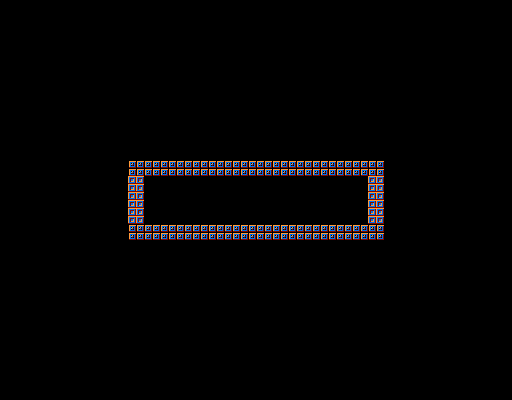

A level layout from a 2D game, rendered from its tile map. Below: a short description, then the map file with tile-grid data replaced by summaries:
An orthogonal 32x25 tile map with 16x16 px tiles, 1 tile layer (colision), 14 tilesets and 2 objects.

<map version="1.5" tiledversion="1.5.0" orientation="orthogonal" renderorder="right-down" width="32" height="25" tilewidth="16" tileheight="16" infinite="0" backgroundcolor="#000000" nextlayerid="5" nextobjectid="14">
 <tileset firstgid="1" name="Brinstar" tilewidth="16" tileheight="16" tilecount="100" columns="10">
  <image source="../images/Brinstar.png" width="160" height="160" />
  <tile id="22">
   <properties>
    <property name="Class" value="Door" />
   </properties>
  </tile>
  <tile id="23">
   <properties>
    <property name="Class" value="Door" />
   </properties>
  </tile>
  <tile id="32">
   <properties>
    <property name="Class" value="Door" />
   </properties>
  </tile>
  <tile id="33">
   <properties>
    <property name="Class" value="Door" />
   </properties>
  </tile>
  <tile id="42">
   <properties>
    <property name="Class" value="Door" />
   </properties>
  </tile>
  <tile id="43">
   <properties>
    <property name="Class" value="Door" />
   </properties>
  </tile>
 </tileset>
 <tileset firstgid="101" name="Nofair" tilewidth="16" tileheight="16" tilecount="100" columns="10">
  <image source="../images/Nofair.png" width="160" height="160" />
  <tile id="22">
   <properties>
    <property name="Class" value="Door" />
   </properties>
  </tile>
  <tile id="23">
   <properties>
    <property name="Class" value="Door" />
   </properties>
  </tile>
  <tile id="32">
   <properties>
    <property name="Class" value="Door" />
   </properties>
  </tile>
  <tile id="33">
   <properties>
    <property name="Class" value="Door" />
   </properties>
  </tile>
  <tile id="42">
   <properties>
    <property name="Class" value="Door" />
   </properties>
  </tile>
  <tile id="43">
   <properties>
    <property name="Class" value="Door" />
   </properties>
  </tile>
 </tileset>
 <tileset firstgid="201" name="Tourian" tilewidth="16" tileheight="16" tilecount="100" columns="10">
  <image source="../images/Tourian.png" width="160" height="160" />
  <tile id="53">
   <properties>
    <property name="Class" value="Door" />
   </properties>
  </tile>
  <tile id="54">
   <properties>
    <property name="Class" value="Door" />
   </properties>
  </tile>
  <tile id="55">
   <properties>
    <property name="Class" value="Door" />
   </properties>
  </tile>
  <tile id="63">
   <properties>
    <property name="Class" value="Door" />
   </properties>
  </tile>
  <tile id="64">
   <properties>
    <property name="Class" value="Door" />
   </properties>
  </tile>
  <tile id="65">
   <properties>
    <property name="Class" value="Door" />
   </properties>
  </tile>
  <tile id="66">
   <properties>
    <property name="Class" value="Door" />
   </properties>
  </tile>
  <tile id="73">
   <properties>
    <property name="Class" value="Door" />
   </properties>
  </tile>
  <tile id="74">
   <properties>
    <property name="Class" value="Door" />
   </properties>
  </tile>
  <tile id="75">
   <properties>
    <property name="Class" value="Door" />
   </properties>
  </tile>
  <tile id="76">
   <properties>
    <property name="Class" value="Door" />
   </properties>
  </tile>
  <tile id="83">
   <properties>
    <property name="Class" value="Door" />
   </properties>
  </tile>
  <tile id="84">
   <properties>
    <property name="Class" value="Door" />
   </properties>
  </tile>
  <tile id="85">
   <properties>
    <property name="Class" value="Door" />
   </properties>
  </tile>
  <tile id="86">
   <properties>
    <property name="Class" value="Door" />
   </properties>
  </tile>
 </tileset>
 <tileset firstgid="301" name="PowerUps" tilewidth="16" tileheight="16" tilecount="11" columns="11">
  <image source="../images/PowerUps.png" width="176" height="16" />
  <tile id="1">
   <properties>
    <property name="Class" value="Missiles" />
   </properties>
  </tile>
  <tile id="3">
   <properties>
    <property name="Class" value="MorphBall" />
   </properties>
  </tile>
  <tile id="5">
   <properties>
    <property name="Class" value="SuperJump" />
   </properties>
  </tile>
  <tile id="7">
   <properties>
    <property name="Class" value="SuperSuit" />
   </properties>
  </tile>
  <tile id="9">
   <properties>
    <property name="Class" value="IceBeam" />
   </properties>
  </tile>
 </tileset>
 <tileset firstgid="312" name="Sammus_tile" tilewidth="16" tileheight="32" tilecount="1" columns="1">
  <image source="../images/Sammus_tile.png" width="16" height="32" />
  <tile id="0">
   <properties>
    <property name="Class" value="Samus" />
   </properties>
  </tile>
 </tileset>
 <tileset firstgid="313" name="Skree" tilewidth="16" tileheight="24" tilecount="6" columns="3">
  <image source="../images/Skree.png" width="48" height="48" />
  <tile id="0">
   <properties>
    <property name="Class" value="Skree" />
   </properties>
  </tile>
 </tileset>
 <tileset firstgid="319" name="zoomer" tilewidth="16" tileheight="16" tilecount="8" columns="4">
  <image source="../images/zommer.png" width="64" height="32" />
  <tile id="0">
   <properties>
    <property name="Class" value="Zommer" />
   </properties>
  </tile>
  <tile id="2">
   <properties>
    <property name="Class" value="Zommer" />
   </properties>
  </tile>
 </tileset>
 <tileset firstgid="327" name="Dessageega" tilewidth="24" tileheight="26" tilecount="6" columns="3">
  <image source="../images/Dessageega.png" width="72" height="52" />
  <tile id="0">
   <properties>
    <property name="Class" value="Dessageega" />
   </properties>
  </tile>
 </tileset>
 <tileset firstgid="333" name="Geruta" tilewidth="24" tileheight="16" tilecount="8" columns="4">
  <image source="../images/Geruta.png" width="96" height="32" />
  <tile id="0">
   <properties>
    <property name="Class" value="Geruta" />
   </properties>
  </tile>
  <tile id="1">
   <properties>
    <property name="Class" value="Geruta" />
   </properties>
  </tile>
  <tile id="2">
   <properties>
    <property name="Class" value="Geruta" />
   </properties>
  </tile>
  <tile id="3">
   <properties>
    <property name="Class" value="Geruta" />
   </properties>
  </tile>
  <tile id="4">
   <properties>
    <property name="Class" value="Geruta" />
   </properties>
  </tile>
  <tile id="5">
   <properties>
    <property name="Class" value="Geruta" />
   </properties>
  </tile>
  <tile id="6">
   <properties>
    <property name="Class" value="Geruta" />
   </properties>
  </tile>
  <tile id="7">
   <properties>
    <property name="Class" value="Geruta" />
   </properties>
  </tile>
 </tileset>
 <tileset firstgid="341" name="Metroid" tilewidth="24" tileheight="24" tilecount="8" columns="2">
  <image source="../images/Metroid.png" width="48" height="96" />
  <tile id="0">
   <properties>
    <property name="Class" value="Metroid" />
   </properties>
  </tile>
  <tile id="1">
   <properties>
    <property name="Class" value="Metroid" />
   </properties>
  </tile>
  <tile id="2">
   <properties>
    <property name="Class" value="Metroid" />
   </properties>
  </tile>
  <tile id="3">
   <properties>
    <property name="Class" value="Metroid" />
   </properties>
  </tile>
  <tile id="4">
   <properties>
    <property name="Class" value="Metroid" />
   </properties>
  </tile>
  <tile id="5">
   <properties>
    <property name="Class" value="Metroid" />
   </properties>
  </tile>
  <tile id="6">
   <properties>
    <property name="Class" value="Metroid" />
   </properties>
  </tile>
  <tile id="7">
   <properties>
    <property name="Class" value="Metroid" />
   </properties>
  </tile>
 </tileset>
 <tileset firstgid="349" name="MotherBrain" tilewidth="80" tileheight="64" tilecount="33" columns="33">
  <image source="../images/MotherBrain.png" width="2640" height="64" />
  <tile id="0">
   <properties>
    <property name="Class" value="MotherBrain" />
   </properties>
  </tile>
  <tile id="1">
   <properties>
    <property name="Class" value="MotherBrain" />
   </properties>
  </tile>
  <tile id="2">
   <properties>
    <property name="Class" value="MotherBrain" />
   </properties>
  </tile>
  <tile id="3">
   <properties>
    <property name="Class" value="MotherBrain" />
   </properties>
  </tile>
  <tile id="4">
   <properties>
    <property name="Class" value="MotherBrain" />
   </properties>
  </tile>
  <tile id="5">
   <properties>
    <property name="Class" value="MotherBrain" />
   </properties>
  </tile>
  <tile id="6">
   <properties>
    <property name="Class" value="MotherBrain" />
   </properties>
  </tile>
  <tile id="7">
   <properties>
    <property name="Class" value="MotherBrain" />
   </properties>
  </tile>
  <tile id="8">
   <properties>
    <property name="Class" value="MotherBrain" />
   </properties>
  </tile>
  <tile id="9">
   <properties>
    <property name="Class" value="MotherBrain" />
   </properties>
  </tile>
  <tile id="10">
   <properties>
    <property name="Class" value="MotherBrain" />
   </properties>
  </tile>
  <tile id="11">
   <properties>
    <property name="Class" value="MotherBrain" />
   </properties>
  </tile>
  <tile id="12">
   <properties>
    <property name="Class" value="MotherBrain" />
   </properties>
  </tile>
  <tile id="13">
   <properties>
    <property name="Class" value="MotherBrain" />
   </properties>
  </tile>
  <tile id="14">
   <properties>
    <property name="Class" value="MotherBrain" />
   </properties>
  </tile>
  <tile id="15">
   <properties>
    <property name="Class" value="MotherBrain" />
   </properties>
  </tile>
  <tile id="16">
   <properties>
    <property name="Class" value="MotherBrain" />
   </properties>
  </tile>
  <tile id="17">
   <properties>
    <property name="Class" value="MotherBrain" />
   </properties>
  </tile>
  <tile id="18">
   <properties>
    <property name="Class" value="MotherBrain" />
   </properties>
  </tile>
  <tile id="19">
   <properties>
    <property name="Class" value="MotherBrain" />
   </properties>
  </tile>
  <tile id="20">
   <properties>
    <property name="Class" value="MotherBrain" />
   </properties>
  </tile>
  <tile id="21">
   <properties>
    <property name="Class" value="MotherBrain" />
   </properties>
  </tile>
  <tile id="22">
   <properties>
    <property name="Class" value="MotherBrain" />
   </properties>
  </tile>
  <tile id="23">
   <properties>
    <property name="Class" value="MotherBrain" />
   </properties>
  </tile>
  <tile id="24">
   <properties>
    <property name="Class" value="MotherBrain" />
   </properties>
  </tile>
  <tile id="25">
   <properties>
    <property name="Class" value="MotherBrain" />
   </properties>
  </tile>
  <tile id="26">
   <properties>
    <property name="Class" value="MotherBrain" />
   </properties>
  </tile>
  <tile id="27">
   <properties>
    <property name="Class" value="MotherBrain" />
   </properties>
  </tile>
  <tile id="28">
   <properties>
    <property name="Class" value="MotherBrain" />
   </properties>
  </tile>
  <tile id="29">
   <properties>
    <property name="Class" value="MotherBrain" />
   </properties>
  </tile>
  <tile id="30">
   <properties>
    <property name="Class" value="MotherBrain" />
   </properties>
  </tile>
  <tile id="31">
   <properties>
    <property name="Class" value="MotherBrain" />
   </properties>
  </tile>
  <tile id="32">
   <properties>
    <property name="Class" value="MotherBrain" />
   </properties>
  </tile>
 </tileset>
 <tileset firstgid="382" name="Ripper" tilewidth="16" tileheight="8" tilecount="2" columns="1">
  <image source="../images/Ripper.png" width="16" height="16" />
  <tile id="0">
   <properties>
    <property name="Class" value="Ripper" />
   </properties>
  </tile>
  <tile id="1">
   <properties>
    <property name="Class" value="Ripper" />
   </properties>
  </tile>
 </tileset>
 <tileset firstgid="384" name="Waver" tilewidth="16" tileheight="16" tilecount="6" columns="3">
  <image source="../images/Waver.png" width="48" height="32" />
  <tile id="0">
   <properties>
    <property name="Class" value="Waver" />
   </properties>
  </tile>
  <tile id="1">
   <properties>
    <property name="Class" value="Waver" />
   </properties>
  </tile>
  <tile id="2">
   <properties>
    <property name="Class" value="Waver" />
   </properties>
  </tile>
  <tile id="3">
   <properties>
    <property name="Class" value="Waver" />
   </properties>
  </tile>
  <tile id="4">
   <properties>
    <property name="Class" value="Waver" />
   </properties>
  </tile>
  <tile id="5">
   <properties>
    <property name="Class" value="Waver" />
   </properties>
  </tile>
 </tileset>
 <tileset firstgid="390" name="Zebetite" tilewidth="16" tileheight="32" tilecount="5" columns="5">
  <image source="../images/Zebetite.png" width="80" height="32" />
  <tile id="0">
   <properties>
    <property name="Class" value="Zebetite" />
   </properties>
  </tile>
  <tile id="1">
   <properties>
    <property name="Class" value="Zebetite" />
   </properties>
  </tile>
  <tile id="2">
   <properties>
    <property name="Class" value="Zebetite" />
   </properties>
  </tile>
  <tile id="3">
   <properties>
    <property name="Class" value="Zebetite" />
   </properties>
  </tile>
  <tile id="4">
   <properties>
    <property name="Class" value="Zebetite" />
   </properties>
  </tile>
 </tileset>
 <layer id="2" name="colision" width="32" height="25">
  <properties>
   <property name="boundingBox" value="true" />
   <property name="collision" value="true" />
  </properties>
  <data>[800 cells, 38 non-empty, 2 distinct tile ids]</data>
 </layer>
 <objectgroup id="3" name="objetos">
  <object id="12" gid="33" x="144" y="224" width="16" height="16">
   <properties>
    <property name="dir" value="izq" />
    <property name="end" value="10" />
    <property name="escena" value="brinstar_3" />
    <property name="sheet" value="blue_l" />
    <property name="start" value="10" />
    <property name="sx" value="1250" />
   </properties>
  </object>
  <object id="13" gid="33" x="360" y="224" width="16" height="16">
   <properties>
    <property name="dir" value="dcha" />
    <property name="end" value="1" />
    <property name="escena" value="nofair_1" />
    <property name="sheet" value="blue_r" />
    <property name="start" value="10" />
    <property name="sx" value="24" />
   </properties>
  </object>
 </objectgroup>
</map>
